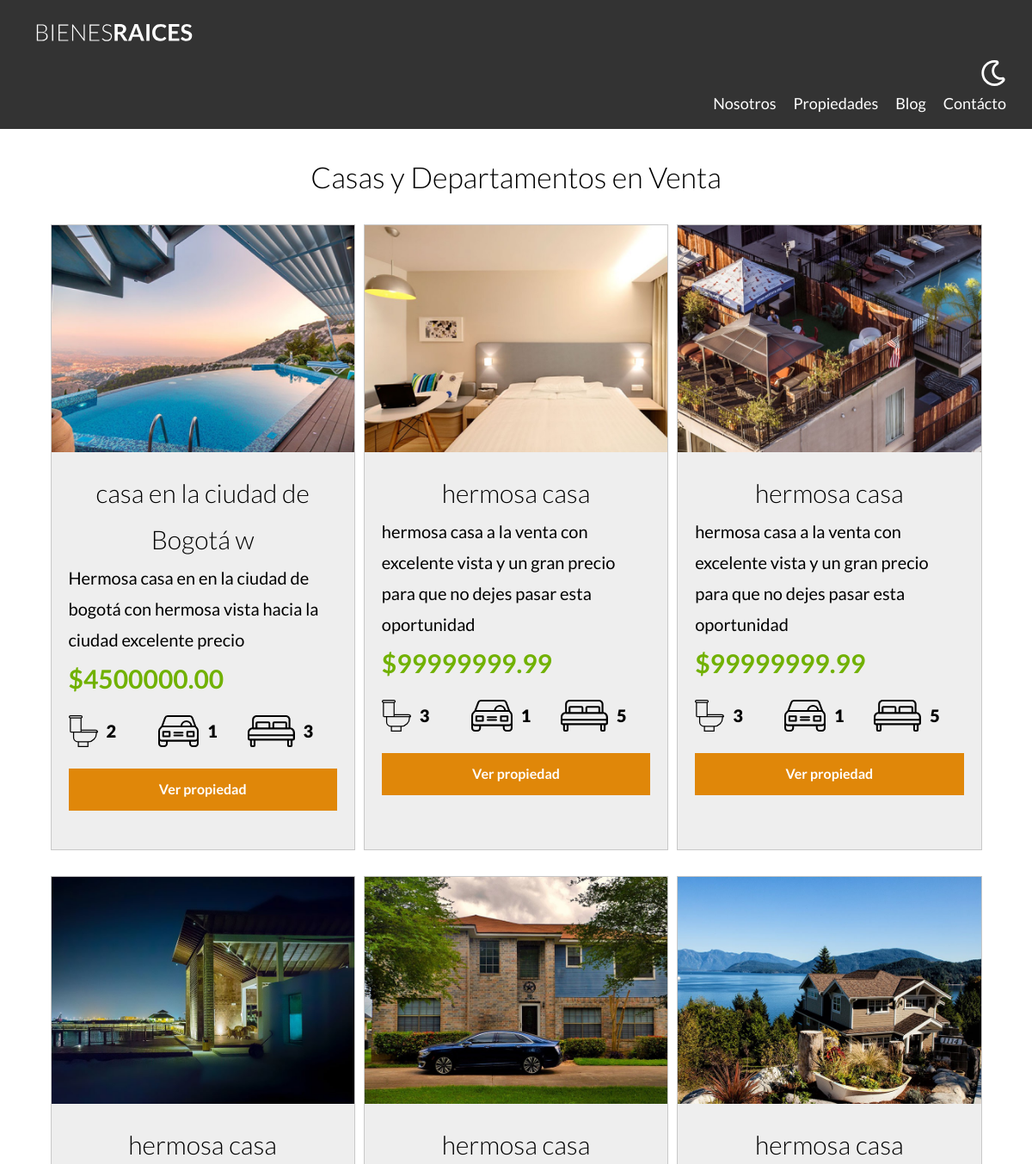
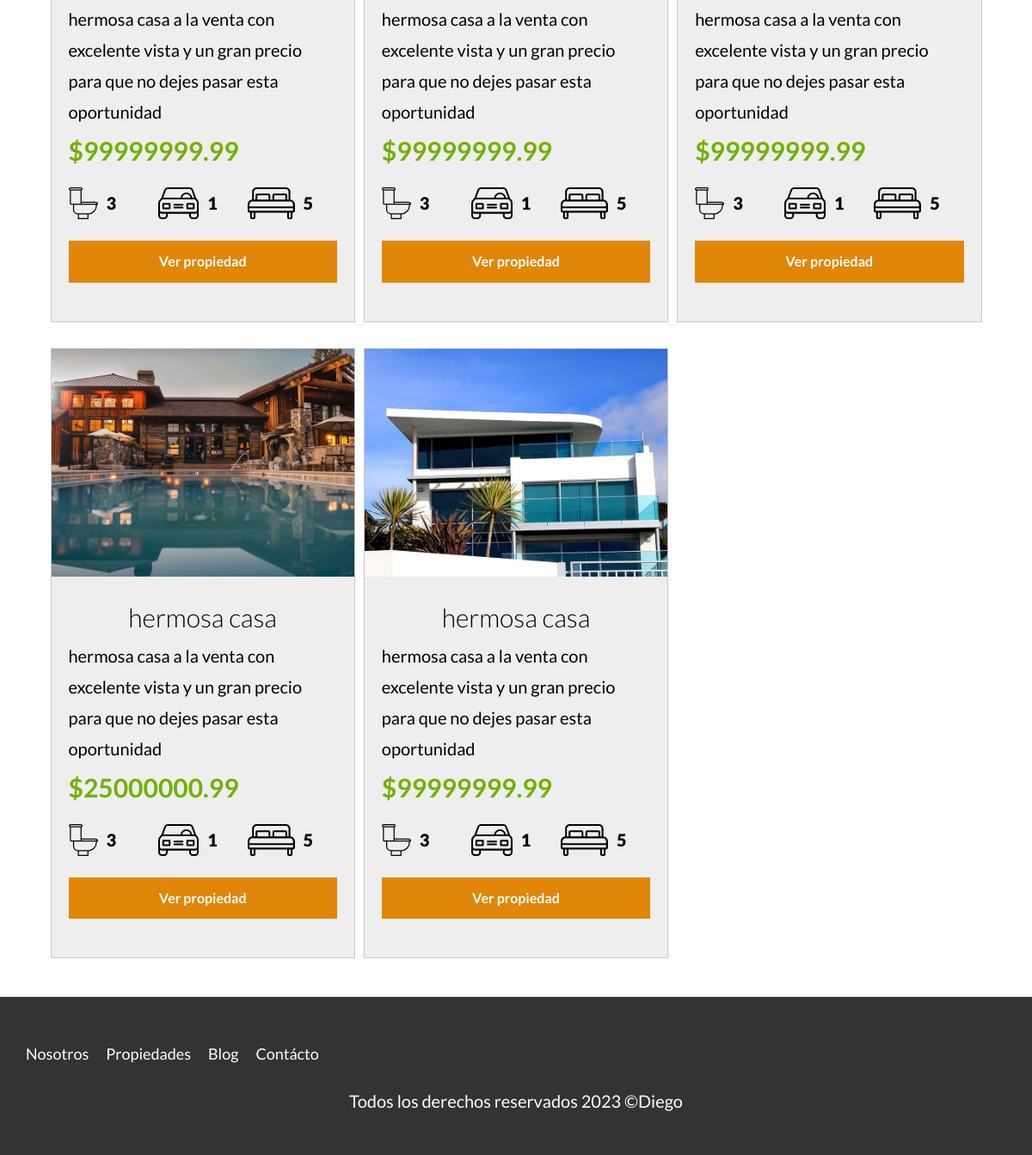
Screenshot of /propiedades with the database file from the repository (2 pictures, top to bottom).
### tables this page shows
CREATE TABLE `propiedades` (
  `id` int(11) NOT NULL AUTO_INCREMENT,
  `titulo` varchar(60) DEFAULT NULL,
  `precio` decimal(10,2) DEFAULT NULL,
  `imagen` varchar(200) DEFAULT NULL,
  `descripcion` longtext DEFAULT NULL,
  `habitaciones` int(1) DEFAULT NULL,
  `wc` int(1) DEFAULT NULL,
  `estacionamiento` int(1) DEFAULT NULL,
  `creado` date DEFAULT NULL,
  `vendedorId` int(11) DEFAULT NULL,
  PRIMARY KEY (`id`),
  KEY `vendedorId` (`vendedorId`),
  CONSTRAINT `vendedorId` FOREIGN KEY (`vendedorId`) REFERENCES `vendedores` (`id`)
);

### controllers/PaginasController.php (called while the page is built, shortened)
<?php
class PaginasController{
    public static function propiedades(Router $router){
        $propiedades = Propiedad::all();
        $router->render('paginas/propiedades', [
            'propiedades' => $propiedades
        ]);
    }
}

### public/index.php (called while the page is built, shortened)
<?php
$router = new Router();
$router->get('/admin', [PropiedadController::class, 'index']);
$router->get('/propiedades/crear', [PropiedadController::class, 'crear']);
$router->post('/propiedades/crear', [PropiedadController::class, 'crear']);
$router->get('/propiedades/actualizar', [PropiedadController::class, 'actualizar']);
$router->post('/propiedades/actualizar', [PropiedadController::class, 'actualizar']);
$router->post('/propiedades/eliminar', [PropiedadController::class, 'eliminar']);
$router->get('/vendedores/crear', [vendedorController::class, 'crear']);
$router->post('/vendedores/crear', [vendedorController::class, 'crear']);
$router->get('/vendedores/actualizar', [vendedorController::class, 'actualizar']);
$router->post('/vendedores/actualizar', [vendedorController::class, 'actualizar']);
$router->post('/vendedores/eliminar', [vendedorController::class, 'eliminar']);
$router->get('/',[PaginasController::class, 'index']);
$router->get('/nosotros',[PaginasController::class, 'nosotros']);
$router->get('/propiedades',[PaginasController::class, 'propiedades']);
$router->get('/propiedad',[PaginasController::class, 'propiedad']);
$router->get('/blog',[PaginasController::class, 'blog']);
$router->get('/entrada',[PaginasController::class, 'entrada']);
$router->get('/contacto',[PaginasController::class, 'contacto']);
$router->post('/contacto',[PaginasController::class, 'contacto']);
$router->get('/login',[LoginController::class, 'login']);
$router->post('/login',[LoginController::class, 'login']);
$router->get('/logout',[LoginController::class, 'logout']);
$router->comprobarRutas();

### models/ActiveRecord.php (called while the page is built, shortened)
<?php
class ActiveRecord{
    protected static $db;
    protected static $tabla = '';
     public static function setDB($database){
        self::$db = $database;
    }
   public static function all(){
       $query = "SELECT * FROM " . static::$tabla;
       $resultado = self::consultarSQL($query);
       return $resultado;
   }
   public static function consultarSQL($query){
       $resultado = self::$db->query($query);
       $array = [];
       while(($registro = $resultado->fetch_assoc()) ){
           $array[] = static::crearObjeto($registro);
       }
       return $array;
   }
   protected static function crearObjeto($registro){
        $objeto = new static;
        foreach ($registro as $key => $value) {
            if (property_exists( $objeto, $key)) {
                $objeto->$key = $value;
            }
        }
        return $objeto;
   }
}

### views/paginas/listado.php (the view)
<div class="contenedor-anuncios">
<?php foreach ($propiedades as $propiedad) : ?>
            <div class="anuncio" data-cy="anuncio">
                <img src="../imagenes/<?php echo $propiedad->imagen;?>" alt="imagen anuncio" loading="lazy">
                <div class="contenido-anuncio">
                    <h3><?php echo $propiedad->titulo;?></h3>
                    <p><?php echo $propiedad->descripcion;?></p>
                    <p class="precio">$<?php echo $propiedad->precio;?></p>
                    <ul class="iconos-caracteristicas">
                        <li>
                            <img class="icono" src="../build/img/icono_wc.svg" alt="icono wc">
                            <p><?php echo $propiedad->wc;?></p>
                        </li>
                        <li>
                            <img class="icono" src="../build/img/icono_estacionamiento.svg" alt="icono estacionamiento">
                            <p><?php echo $propiedad->estacionamiento;?></p>
                        </li>
                        <li>
                            <img class="icono" src="../build/img/icono_dormitorio.svg" alt="icono dormitorio">
                            <p><?php echo $propiedad->habitaciones;?></p>
                        </li>
                    </ul>
                    <a data-cy="enlace-propiedad" href="/propiedad?id=<?php echo $propiedad->id;?>" class="boton-amarillo-block">Ver propiedad</a>
                </div>
            </div>
    <?php endforeach; ?>
</div>

### views/paginas/propiedades.php
<main class="contenedor seccion">
        <section class="contenedor">
            <h2 data_cy="heading-propiedades" >Casas y Departamentos en Venta</h2>
            <?php include 'listado.php' ?>
       </section>
    </main>

### Router.php (shortened to what this page needs)
<?php
class Router{
    public $rutasGET = [];
    public $rutasPOST = [];
    public function get($url,$fn){
        $this->rutasGET[$url] = $fn;
    }
    public function post($url,$fn){
        $this->rutasPOST[$url] = $fn;
    }
    public function comprobarRutas(){
        $urlActual = $_SERVER['PATH_INFO'] ?? '/';
        $metodo = $_SERVER['REQUEST_METHOD'];
        if($metodo === 'GET') {
           $fn = $this->rutasGET[$urlActual] ?? null;
        }else{
            $fn = $this->rutasPOST[$urlActual] ?? null;
        }
        if ($fn) {
            call_user_func($fn, $this);
        }else{
            echo ' pagina no encontrada';
        }
    }
    public function render($view, $datos = []){
        include __DIR__."/views/$view.php";
        $contenido = ob_get_clean();
        include __DIR__."/views/layout.php";
    }
}

### views/layout.php (shortened to what this page needs)
<?php
if (!isset($inicio)) {
    $inicio = false;
}
?>
<!DOCTYPE html>
<html lang="en">
<head>
    <link rel="stylesheet" href="../build/css/app.css">
</head>
<body>
    <header class="header <?php echo $inicio ? 'inicio' : '';?>">
        <div class="contenedor contenido-header">
            <div class="barra">
                <a href="/" class="logo">
                    <img src="../build/img/logo.svg" alt="Logo principal">
                </a>
                <div class="derecha">
                    <img class="dark-mode-boton" src="../build/img/dark-mode.svg" alt="imagen dark mode">
                    <nav data-cy="navegacion-header" class="navegacion">
                        <a href="/nosotros">Nosotros</a>
                        <a href="/propiedades">Propiedades</a>
                        <a href="/blog">Blog</a>
                        <a href="/contacto">Contácto</a>
                    </nav>
                </div>
            </div>
        </div>
    </header>
    <?php echo $contenido ;?>
    <footer class="footer seccion">
        <div class="contenedor contenedor-footer">
            <nav data-cy="navegacion-footer" class="navegacion">
            <a href="/nosotros">Nosotros</a>
                <a href="/propiedades">Propiedades</a>
                <a href="/blog">Blog</a>
                <a href="/contacto">Contácto</a>
            </nav>
        </div>
        <p data-cy="copyright" class="copyright">
            Todos los derechos reservados <?php echo date('Y');?> &copyDiego
        </p>
    </footer>
</body>
</html>

### public/build/css/app.css (style rules this page uses)
html { line-height:1.15;-webkit-text-size-adjust:100% }
body { margin:0 }
main { display:block }
a { background-color:transparent }
img { border-style:none }
html { font-size:62.5%;box-sizing:border-box }
*,:after,:before { box-sizing:inherit }
body { font-family:Lato,sans-serif;font-size:1.6rem;line-height:1.8 }
p { color:#000;font-size:2rem }
.contenedor { width:95%;max-width:120rem;margin:0 auto }
a { text-decoration:none }
img,picture { width:100%;display:block }
h1,h2,h3 { font-family:Lato,sans-serif;margin:2.5rem 0;font-weight:300;text-align:center }
h2 { font-size:3.4rem }
h3 { font-size:3rem }
.seccion { margin-top:2.5rem;margin-bottom:2.5rem }
.logo { width:20rem;height:10rem }
.boton-amarillo-block { background-color:#e08709;color:#fff;font-weight:700;text-decoration:none;padding:1rem 3rem;text-align:center;margin:2.5rem 0;display:block;border:none }
.header { background-color:#333;padding:1rem 0 3rem }
.contenido-header { display:flex;flex-direction:column;justify-content:space-between }
.footer { padding:2.5rem 0;background-color:#333;margin-bottom:0 }
.footer .navegacion { visibility:visible;opacity:1;height:auto }
.footer .contenedor-footer { padding-top:2.5rem }
.footer .copyright { color:#fff;text-align:center }
.derecha { display:flex;flex-direction:column;align-items:center }
@media (min-width:768px) { .derecha { align-items:flex-end } }
.derecha .dark-mode-boton { width:3rem;margin:3rem 0 2rem;filter:invert(100%) }
@media (min-width:768px) { .derecha .dark-mode-boton { margin-top:0 } }
.barra { display:flex;flex-direction:column;padding-top:1rem;align-items:center }
@media (min-width:768px) { .barra { flex-direction:row;justify-content:space-between;align-items:flex-end } }
.navegacion { visibility:hidden;opacity:0;height:0;transition:visibility .3s ease-in-out,opacity .5s linear,height .5s linear }
@media (min-width:768px) { .navegacion { display:flex;align-items:center;opacity:1;visibility:visible } }
.navegacion a { color:#fff;text-decoration:none;font-size:2.2rem;display:block;text-align:center }
@media (min-width:768px) { .navegacion a { margin-right:2rem;font-size:1.8rem } }
@media (min-width:768px) { .navegacion a:last-of-type { margin-right:0 } }
.icono { text-align:center }
@media (min-width:768px) { .contenedor-anuncios { display:grid;gap:1rem;grid-template-columns:repeat(3,2fr) } }
.anuncio { background-color:#eee;border:1px solid #c8c8c8;margin-bottom:2rem }
.anuncio .contenido-anuncio { padding:2rem }
.anuncio h3,.anuncio p { margin:0 }
.precio { color:#71b100;font-weight:700;font-size:3rem }
.iconos-caracteristicas { display:flex;list-style:none;padding:0;max-width:40rem }
.iconos-caracteristicas li { flex:1;display:flex }
.iconos-caracteristicas li img { flex:0 0 3rem;margin-right:1rem }
.iconos-caracteristicas li p { font-weight:900 }

### rows the page displays
propiedades: imagen (picture), titulo "casa en la ciudad de Bogotá w", descripcion "Hermosa casa en en la ciudad de bogotá con hermosa vista hacia la ciudad excelente precio", precio "4500000.00", wc "2", estacionamiento "1", habitaciones "3"
propiedades: imagen (picture), titulo "hermosa casa", descripcion "hermosa casa a la venta con excelente vista y un gran precio para que no dejes pasar esta oportunidad", precio "99999999.99", wc "3", estacionamiento "1", habitaciones "5"
propiedades: imagen (picture), titulo "hermosa casa", descripcion "hermosa casa a la venta con excelente vista y un gran precio para que no dejes pasar esta oportunidad", precio "99999999.99", wc "3", estacionamiento "1", habitaciones "5"
propiedades: imagen (picture), titulo "hermosa casa", descripcion "hermosa casa a la venta con excelente vista y un gran precio para que no dejes pasar esta oportunidad", precio "99999999.99", wc "3", estacionamiento "1", habitaciones "5"
propiedades: imagen (picture), titulo "hermosa casa", descripcion "hermosa casa a la venta con excelente vista y un gran precio para que no dejes pasar esta oportunidad", precio "99999999.99", wc "3", estacionamiento "1", habitaciones "5"
propiedades: imagen (picture), titulo "hermosa casa", descripcion "hermosa casa a la venta con excelente vista y un gran precio para que no dejes pasar esta oportunidad", precio "99999999.99", wc "3", estacionamiento "1", habitaciones "5"
propiedades: imagen (picture), titulo "hermosa casa", descripcion "hermosa casa a la venta con excelente vista y un gran precio para que no dejes pasar esta oportunidad", precio "25000000.99", wc "3", estacionamiento "1", habitaciones "5"
propiedades: imagen (picture), titulo "hermosa casa", descripcion "hermosa casa a la venta con excelente vista y un gran precio para que no dejes pasar esta oportunidad", precio "99999999.99", wc "3", estacionamiento "1", habitaciones "5"
